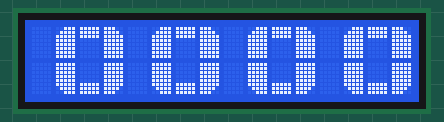
Simulated run of this sketch. Board: Arduino Uno, built with avr-gcc and run on an emulated ATmega328P. On the bench: 16×2 character LCD.

Above: at 0.35 s.
At 5.6 s:
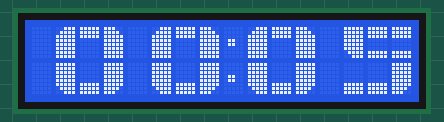
At 9.78 s:
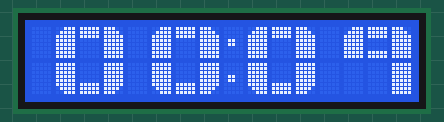
At 19.6 s:
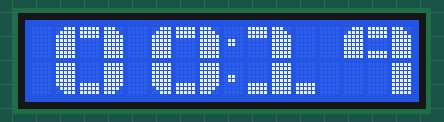
At 29.75 s:
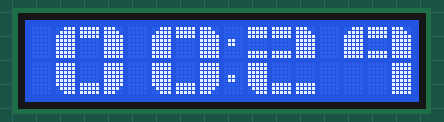
At 39.75 s:
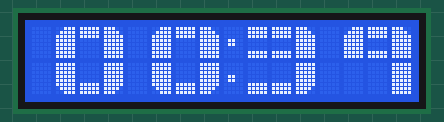

Measured:
- what the display in image 1 shows lasts 0.5 s, from 5.5 s to 6.0 s

The sketch:

Clock_1602.ino
```cpp
//YWROBOT
//Compatible with the Arduino IDE 1.0
//Library version:1.1

#include <Wire.h>
#include <LiquidCrystal_I2C.h>

LiquidCrystal_I2C lcd(0x27,16,2);  // set the LCD address to 0x27 for a 16 chars and 2 line display

unsigned long time;

byte l_on[8] =
{

  B00000,
  B00000,
  B00011,
  B00011,
  B00011,
  B00011,
  B00000,
  B00000
};

byte r_on[8] =
{

  B00000,
  B00000,
  B11000,
  B11000,
  B11000,
  B11000,
  B00000,
  B00000
};

byte l_off[8] =
{

  B00000,
  B00000,
  B00000,
  B00000,
  B00000,
  B00000,
  B00000,
  B00000
};

byte r_off[8] =
{

  B00000,
  B00000,
  B00000,
  B00000,
  B00000,
  B00000,
  B00000,
  B00000
};


byte LT[8] =
{

  B00111,
  B01111,
  B11111,
  B11111,
  B11111,
  B11111,
  B11111,
  B11111
};
byte UB[8] =
{
  B11111,
  B11111,
  B11111,
  B00000,
  B00000,
  B00000,
  B00000,
  B00000
};
byte RT[8] =
{

  B11100,
  B11110,
  B11111,
  B11111,
  B11111,
  B11111,
  B11111,
  B11111
};
byte LL[8] =
{


  B11111,
  B11111,
  B11111,
  B11111,
  B11111,
  B11111,
  B01111,
  B00111
};
byte LB[8] =
{
  B00000,
  B00000,
  B00000,
  B00000,
  B00000,
  B11111,
  B11111,
  B11111
};
byte LR[8] =
{


  B11111,
  B11111,
  B11111,
  B11111,
  B11111,
  B11111,
  B11110,
  B11100
};
byte MB[8] =
{
  B11111,
  B11111,
  B11111,
  B00000,
  B00000,
  B00000,
  B11111,
  B11111
};
byte block[8] =
{
  B11111,
  B11111,
  B11111,
  B11111,
  B11111,
  B11111,
  B11111,
  B11111
};

void setup()
{
  lcd.init();                      // initialize the lcd

  lcd.createChar(0,LT);
  lcd.createChar(1,UB);
  lcd.createChar(2,RT);
  lcd.createChar(3,LL);
  lcd.createChar(4,LB);
  lcd.createChar(5,LR);
  lcd.createChar(6,MB);
  lcd.createChar(7,block);
  /*lcd.createChar(8,l_on);
  lcd.createChar(9,r_on);
  lcd.createChar(10,l_off);
  lcd.createChar(11,r_off);*/

  // Print a message to the LCD.
  lcd.backlight();

  lcd.clear();
  Serial.begin(9600);
  displayNumber(0,0,0,0);

}


int mine, sec;
void loop()
{
  time = millis();
  time = time / 1000;
  mine = (time / 60) % 60;
  sec = time % 60;
  displayNumber(mine / 10, mine % 10, sec / 10, sec % 10);

}
void displayNumber(int decmine, int mine, int decsec, int sec){


    printDigits( decmine, 1);
    printDigits( mine, 5);
    printDigits( decsec, 9);
    printDigits( sec, 13);
    if(millis() % 1000 > 500) ON();
    else OFF();

}

void ON(){
  lcd.setCursor(8,0);
  lcd.print("\xA5");
  lcd.setCursor(8,1);
  lcd.print("\xA5");
}

void OFF(){
  lcd.setCursor(8,0);
  lcd.print(" ");
  lcd.setCursor(8,1);
  lcd.print(" ");
}

void custom0(int x){

  lcd.setCursor(x,0);
  lcd.write(0);
  lcd.write(1);
  lcd.write(2);
  lcd.setCursor(x, 1);
  lcd.write(3);
  lcd.write(4);
  lcd.write(5);
}

void custom1(int x){
  lcd.setCursor(x,0);
  lcd.write(1);
  lcd.write(2);
  lcd.print(" ");
  lcd.setCursor(x,1);
  lcd.write(4);
  lcd.write(7);
  lcd.write(4);
}

void custom2(int x){
  lcd.setCursor(x,0);
  lcd.write(6);
  lcd.write(6);
  lcd.write(2);
  lcd.setCursor(x, 1);
  lcd.write(3);
  lcd.write(4);
  lcd.write(4);
}

void custom3(int x){
  lcd.setCursor(x,0);
  lcd.write(6);
  lcd.write(6);
  lcd.write(2);
  lcd.setCursor(x, 1);
  lcd.write(4);
  lcd.write(4);
  lcd.write(5);
}

void custom4(int x){
  lcd.setCursor(x,0);
  lcd.write(3);
  lcd.write(4);
  lcd.write(7);
  lcd.setCursor(x, 1);
  lcd.print(" ");
  lcd.print(" ");
  lcd.write(7);
}

void custom5(int x){
  lcd.setCursor(x,0);
  lcd.write(3);
  lcd.write(6);
  lcd.write(6);
  lcd.setCursor(x, 1);
  lcd.write(4);
  lcd.write(4);
  lcd.write(5);
}

void custom6(int x){
  lcd.setCursor(x,0);
  lcd.write(0);
  lcd.write(6);
  lcd.write(6);
  lcd.setCursor(x, 1);
  lcd.write(3);
  lcd.write(4);
  lcd.write(5);
}

void custom7(int x){
  lcd.setCursor(x,0);
  lcd.write(1);
  lcd.write(1);
  lcd.write(2);
  lcd.setCursor(x, 1);
  lcd.print(" ");
  lcd.print(" ");
  lcd.write(7);
}

void custom8(int x){
  lcd.setCursor(x,0);
  lcd.write(0);
  lcd.write(6);
  lcd.write(2);
  lcd.setCursor(x, 1);
  lcd.write(3);
  lcd.write(4);
  lcd.write(5);
}

void custom9(int x){

  lcd.setCursor(x,0);
  lcd.write(0);
  lcd.write(6);
  lcd.write(2);
  lcd.setCursor(x, 1);
  lcd.print(" ");
  lcd.print(" ");
  lcd.write(7);

}
void printDigits(int digits, int x){

  if (digits == 0) custom0(x);
  else if (digits == 1) custom1(x);
  else if (digits == 2) custom2(x);
  else if (digits == 3) custom3(x);
  else if (digits == 4) custom4(x);
  else if (digits == 5) custom5(x);
  else if (digits == 6) custom6(x);
  else if (digits == 7) custom7(x);
  else if (digits == 8) custom8(x);
  else if (digits == 9) custom9(x);

}
```
